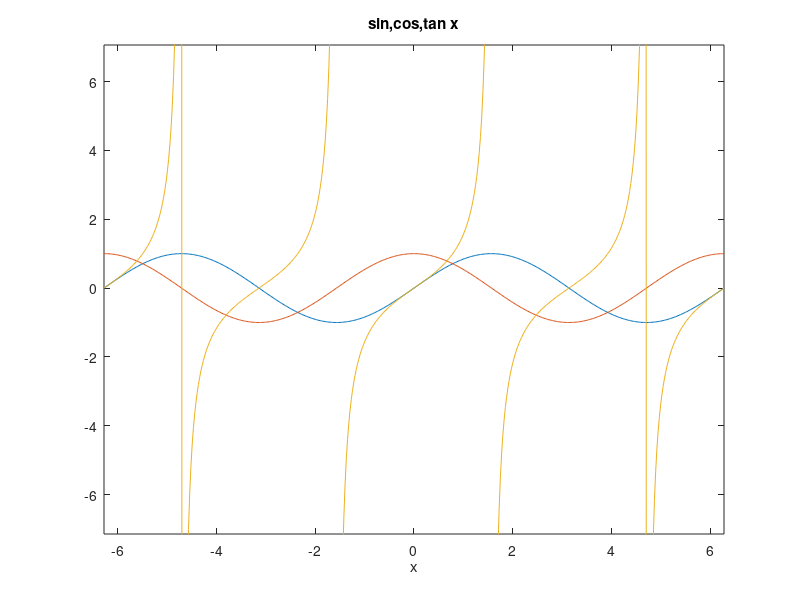

MATLAB code for this plot:
clc
clear all
close all
x=0:pi/100:2*pi;
y1=sin(x);
y2=cos(x);
y3=tan(x);
ezplot('sin(x)');
hold on;
ezplot('cos(x)');
ezplot('tan(x)');
title('sin,cos,tan x');
